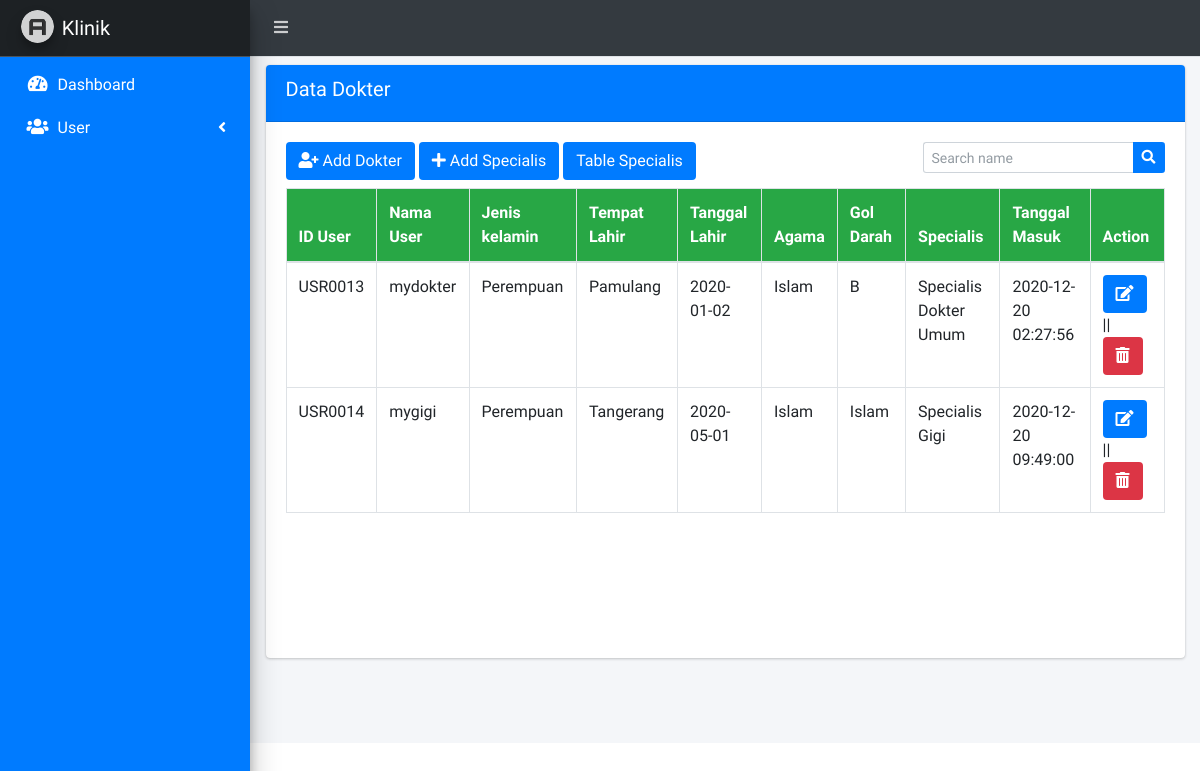
The app's page /admin.php?page=dokter with its own data.
### tables this page shows
CREATE TABLE `tb_dokter` (
  `id_dokter` int(11) NOT NULL,
  `id_user` char(15) NOT NULL,
  `id_specialis` char(15) NOT NULL
);

CREATE TABLE `tb_user` (
  `id_user` char(15) NOT NULL,
  `username` varchar(50) NOT NULL,
  `password` varchar(225) NOT NULL,
  `confirm_password` varchar(225) NOT NULL,
  `nama_user` varchar(30) NOT NULL,
  `jenis_kelamin` varchar(10) NOT NULL,
  `gol_darah` varchar(10) NOT NULL,
  `tempat_lahir` varchar(100) NOT NULL,
  `tanggal_lahir` varchar(225) NOT NULL,
  `agama` varchar(10) NOT NULL,
  `tgl_masuk` varchar(225) NOT NULL
);

CREATE TABLE `tb_specialis` (
  `id_specialis` char(15) NOT NULL,
  `specialis` varchar(50) NOT NULL
);

### page/admin/users/dokter.php (the view, shortened to what this page needs)
<div class="row">
	<div class="col-sm-12">
		<div class="card mt-2">
			<div class="card-header bg-blue">
				<h5>Data Dokter</h5>
			</div>
			<div class="card-body">
				<div class="row">
				<div class="col-sm-6 mb-2">
					<a href="" class="btn bg-blue" data-toggle="modal" data-target="#modal-lg"><i class="fa fa-user-plus"></i> Add Dokter</a>
					<a href="" class="btn bg-blue" data-toggle="modal" data-target="#modal-sm"><i class="fa fa-plus"></i> Add Specialis</a>
          <a href="" class="btn bg-blue" data-toggle="modal" data-target="#specialis">Table Specialis</a>
				</div>
				<div class="col-sm-6 mb-2">
					<form class="float-right" action="" method="POST">
				      <div class="input-group input-group-sm">
				        <input class="form-control form-control-navbar" name="search" type="search" placeholder="Search name" aria-label="Search">
				        <div class="input-group-append">
				          <button class="btn bg-blue" type="submit" name="tampil">
				            <i class="fas fa-search"></i>
				          </button>
				        </div>
				      </div>
				    </form>
				</div>
				</div>
				<div class="table-responsive" style="height: 450px;">
					<table class="table table-hover table-bordered">
						<thead class="bg-success">
							<tr>
								<th>ID User</th>
								<th>Nama User</th>
								<th>Jenis kelamin</th>
								<th>Tempat Lahir</th>
								<th>Tanggal Lahir</th>
								<th>Agama</th>
								<th>Gol Darah</th>
								<th>Specialis</th>
								<th>Tanggal Masuk</th>
								<th>Action</th>
							</tr>
						</thead>
						<tbody>
						<?php
						if (isset($_POST['tampil'])) {
							$search = $_POST['search'];
							$sql = mysqli_query($koneksi, "SELECT * FROM tb_user X INNER JOIN tb_dokter Y ON y.id_user = x.id_user INNER JOIN tb_specialis z ON z.id_specialis = y.id_specialis WHERE nama_user LIKE '%".$search."%'");
						}else{
							$sql = mysqli_query($koneksi, "SELECT * FROM tb_user X INNER JOIN tb_dokter Y ON y.id_user = x.id_user INNER JOIN tb_specialis z ON z.id_specialis = y.id_specialis");
						}
						while ($data = mysqli_fetch_array($sql)) { ?>
							<tr>
								<td><?= $data['id_user']; ?></td>
								<td><?= $data['nama_user']; ?></td>
								<td><?= $data['jenis_kelamin']; ?></td>
								<td><?= $data['tempat_lahir']; ?></td>
								<td><?= $data['tanggal_lahir']; ?></td>
								<td><?= $data['agama']; ?></td>
								<td><?= $data['gol_darah']; ?></td>
								<td><?= "Specialis ".$data['specialis']; ?></td>
								<td><?= $data['tgl_masuk']; ?></td>
								<td>
									<a href="#myDokter" id='custId' data-toggle='modal' data-id="<?= $data['id_user'] ?>" class="btn bg-blue"><i  class="fa fa-edit"></i></a> || <a href="page/admin/proses/proses_delete_dokter.php?id=<?= $data['id_user']; ?>" class="btn bg-danger" onclick="return confirm('Apakah anda yakin ingin menghapus data dokter ini?')"><i class="fa fa-trash-alt"></i></a>
								</td>
							</tr>
						<?php }
						?>
						</tbody>
					</table>
				</div>
			</div>
		</div>
	</div>
</div>

### records on screen
tb_dokter: id_user "USR0013", id_user.nama_user "mydokter", id_user.jenis_kelamin "Perempuan", id_user.tempat_lahir "Pamulang", id_user.tanggal_lahir "2020-01-02", id_user.agama "Islam", id_user.gol_darah "B", id_specialis.specialis "Dokter Umum", id_user.tgl_masuk "2020-12-20 02:27:56"
tb_dokter: id_user "USR0014", id_user.nama_user "mygigi", id_user.jenis_kelamin "Perempuan", id_user.tempat_lahir "Tangerang", id_user.tanggal_lahir "2020-05-01", id_user.agama "Islam", id_user.gol_darah "Islam", id_specialis.specialis "Gigi", id_user.tgl_masuk "2020-12-20 09:49:00"
